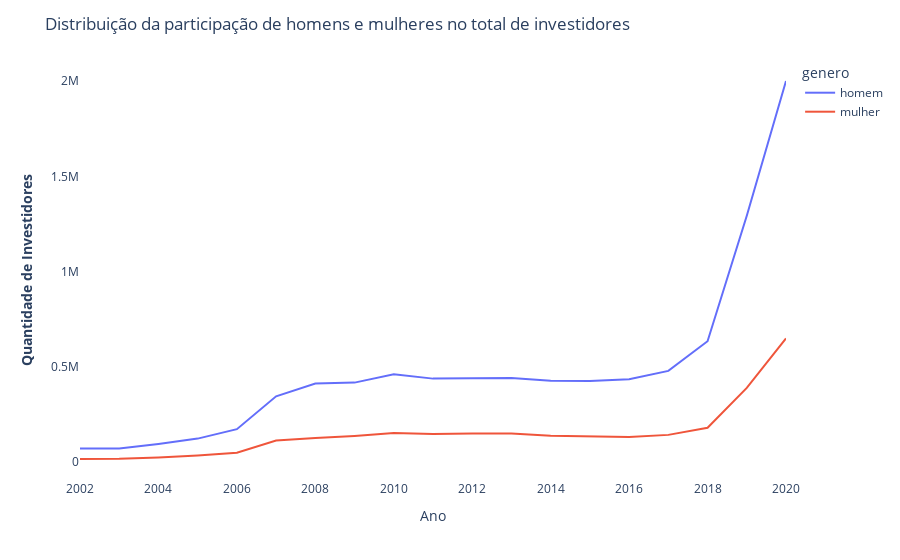

Notebook cell for this chart:
### Code cell
fig = px.line(perfil_investidores, x='ano', y='qtd',color='genero')
fig.update_layout(title_text="Distribuição da participação de homens e mulheres no total de investidores",
                    xaxis_showgrid=False, yaxis_showgrid=False, plot_bgcolor='white')
fig.update_xaxes(title_text="Ano")
fig.update_yaxes(title_text="<b>Quantidade de Investidores</b>")

#imagem estática para post no git
#fig.show('svg')

#imagem dinâmica
fig.show()

### Figure 1 — Plotly figure (JSON) as saved in the notebook; plotly's stock layout.template omitted (floating-point values rounded to 4 significant figures)
{"data": [{"hovertemplate": "genero=homem<br>ano=%{x}<br>qtd=%{y}<extra></extra>", "legendgroup": "homem", "line": {"color": "#636efa", "dash": "solid"}, "mode": "lines", "name": "homem", "orientation": "v", "showlegend": true, "type": "scatter", "x": [2002, 2003, 2004, 2005, 2006, 2007, 2008, 2009, 2010, 2011, 2012, 2013, 2014, 2015, 2016, 2017, 2018, 2019, 2020], "xaxis": "x", "y": [70219, 69753, 94434, 122220, 171717, 344171, 411098, 416302, 459644, 437287, 438601, 440727, 426322, 424682, 433759, 477887, 633899, 1292536, 2000810], "yaxis": "y"}, {"hovertemplate": "genero=mulher<br>ano=%{x}<br>qtd=%{y}<extra></extra>", "legendgroup": "mulher", "line": {"color": "#EF553B", "dash": "solid"}, "mode": "lines", "name": "mulher", "orientation": "v", "showlegend": true, "type": "scatter", "x": [2002, 2003, 2004, 2005, 2006, 2007, 2008, 2009, 2010, 2011, 2012, 2013, 2014, 2015, 2016, 2017, 2018, 2019, 2020], "xaxis": "x", "y": [15030, 15725, 22480, 32963, 47917, 112386, 125385, 136062, 151271, 145915, 148564, 148549, 137794, 132427, 130265, 141738, 179392, 388497, 648165], "yaxis": "y"}], "layout": {"legend": {"title": {"text": "genero"}, "tracegroupgap": 0}, "margin": {"t": 60}, "plot_bgcolor": "white", "title": {"text": "Distribuição da participação de homens e mulheres no total de investidores"}, "xaxis": {"anchor": "y", "domain": [0, 1], "showgrid": false, "title": {"text": "Ano"}}, "yaxis": {"anchor": "x", "domain": [0, 1], "showgrid": false, "title": {"text": "<b>Quantidade de Investidores</b>"}}}}
